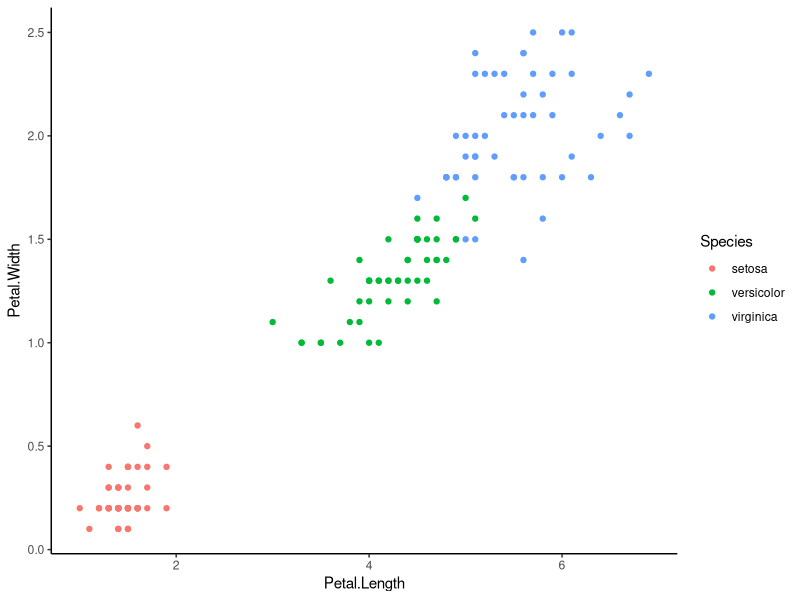

The R script that drew this image:
## ---- chunk 1
knitr::opts_chunk$set(echo = TRUE)
## ---- chunk 2
library("tidyverse")

iris_graph <-ggplot(iris, aes(x =Petal.Length, y= Petal.Width))+
  geom_point(aes(color = Species)) +
  theme_classic()

iris_graph
